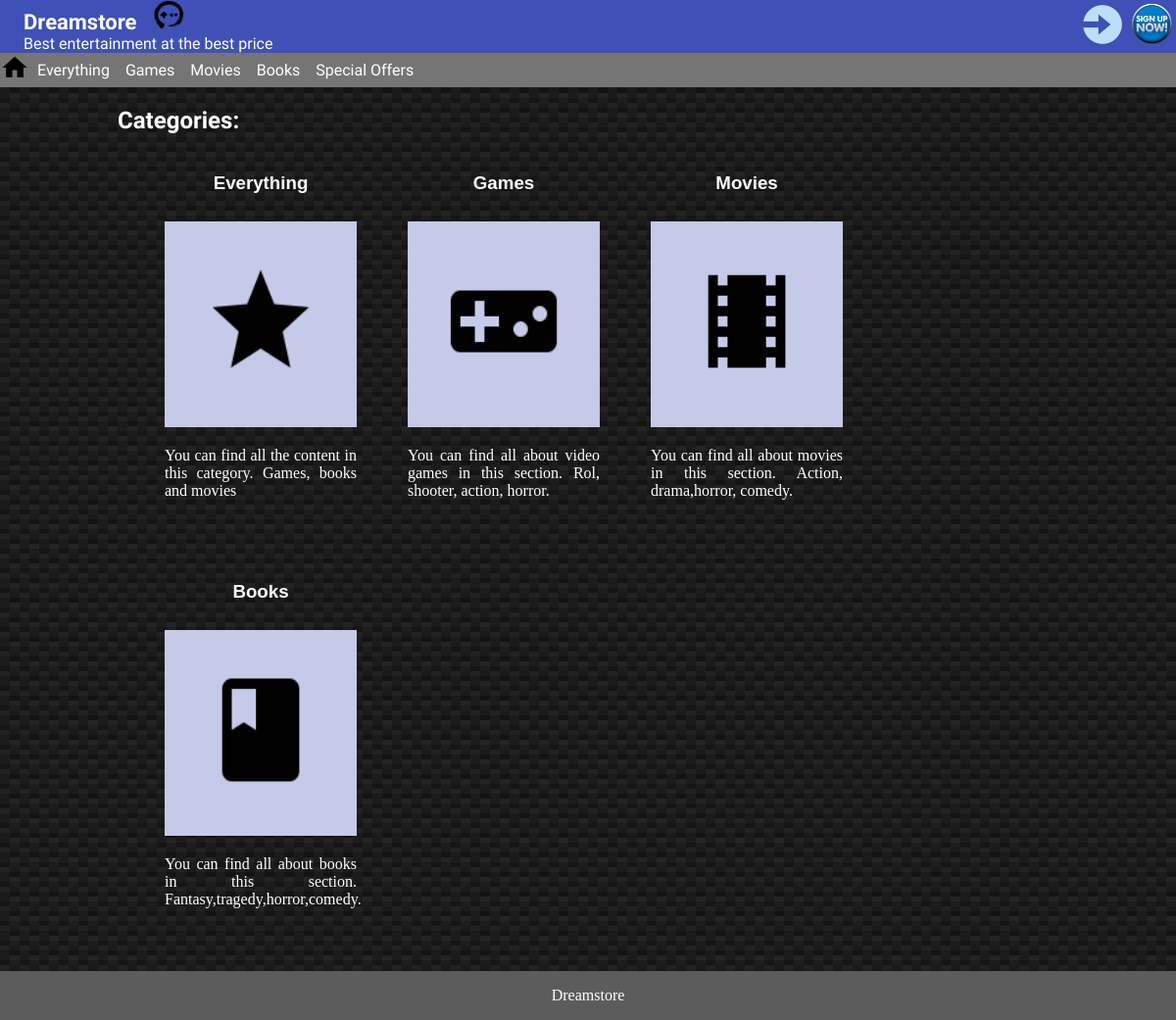
The app's page /tdiw/index.php with its own data.
### tables this page shows
CREATE TABLE `category` (
  `id` int(11) NOT NULL,
  `name` varchar(255) NOT NULL,
  `description` varchar(500) NOT NULL,
  `image` varchar(255) NOT NULL,
  `image_type` varchar(255) NOT NULL
);

### tdiw/controllers/categories.php (called while the page is built, shortened)
<?php
include __DIR__.'/../models/categories.php';
$categories = getCategories();
include __DIR__.'/../views/categories.php';

### tdiw/models/categories.php (called while the page is built, shortened)
<?php
function getCategories(){
	$dbh = connect();
	$sql_query = $dbh->prepare("SELECT * FROM category");
	$sql_query->execute();
	while($result = $sql_query->fetch(PDO::FETCH_ASSOC)){
		$categories[] = $result;
	}
    return $categories;
}

### tdiw/views/categories.php (the view, shortened to what this page needs)
<!DOCTYPE html>
<html>
<body>
	<?php
		include __DIR__.'/../views/header.php';
	?>
	<section class="categories">
		<h2>Categories:</h2>
        <?php foreach ($categories as $index => $category): ?>
        <div class="categoryContainer">
            <a class="showProducts">
                <h3><?php echo $category['name'] ?></h3>
                <div class="Category" id="category<?php echo $index+1;?>" data-value="<?php echo $category['id']; ?>">
                    <img class="iconCategory" src="views/resources/img/<?php echo $category['image'] ?>.<?php echo $category['image_type']?>" />
                </div>
            </a>
            <p><?php echo $category['description']?></p>
        </div>
        <?php endforeach; ?>
	</section>
</body>
</html>

### tdiw/index.php (shortened to what this page needs)
<?php
$action = $_GET['action'];
switch ($action) {
	default:
		include __DIR__.'/controllers/categories.php';
	break;
}

### tdiw/views/header.php (shortened to what this page needs)
<header>
    <h1>Dreamstore</h1>
    <a class="login" href="index.php?action=sign-up"><img src="views/resources/img/signup.png" ></a>
    <?php
    if(isset($_SESSION['email'])){ ?>
        <div class="login">
            <img id="menuProfile" src="views/resources/img/logged.png" >
            <ul class="userMenu">
                <li><a href="#">El meu compte.</a></li><br/>
                <li><a href="#">Les meves compres.</a></li><br/>
                <li><a href="index.php?action=log-out">Tancar sessió.</a></li><br/>
            </ul>
        </div>
        <span id="cart" class="login" href=""><img src="views/resources/img/cart.png" ></span>
        <?php
    }else {
        ?>
        <a class="login" href="index.php?action=sign-in"><img src="views/resources/img/login.png" ></a>
        <?php
    }
    ?>
    <img src="views/resources/img/logo.png" class="logo"/><br>
	<span>Best entertainment at the best price</span>
	<nav>
		<ul>
			<li><a class="homeButton" href="index.php"><img src="views/resources/img/home.png"></a></li>
			<li><a href="#">Everything</a></li>
			<li><a href="#">Games</a>
			</li>
			<li><a href="#">Movies</a>
			</li>
			<li><a href="#">Books</a>
			</li>
			<li><a href="#">Special Offers</a></li>
		</ul>
	</nav>
</header>

### tdiw/views/resources/css/index.css (style rules this page uses)
body { margin: 0; background: linear-gradient(27deg, #151515 5px, transparent 5px) 0 5px, linear-gradient(207deg, #151515 5px, transparent 5px) 10px 0px, linear-gradient(27deg, #222 5px, transparent 5px) 0px 10px, linear-gradient(207deg, #222 5px, transparent 5px) 10px 5px, linear-gradient(90deg, #1b1b1b 10px, transparent 10px), linear-gradient(#1d1d1d 25%, #1a1a1a 25%, #1a1a1a 50%, transparent 50%, transparent 75%, #242424 75%, #242424); background-color: #131313; background-size: 20px 20px; color: white; }
header { margin: 0; background: #3F51B5; }
header h1 { margin:0; font-family: 'Rock Salt'; font-size: 22px; color:white; margin-left: 2%; display: inline; }
header span { color:white; font-family: 'Saira Semi Condensed'; margin-left: 2%; }
header nav { background: #757575; font-family: 'Amiko'; }
header ul { list-style-type: none; margin: 0; padding: 0; overflow: hidden; }
header li { float: left; }
nav a { display: block; color:white; padding: 8px; text-decoration: none; }
footer { padding-top: 1rem; padding-bottom: 1rem; background-color: #5C5C5C; color: white; text-align: center; }
header img { width: 50px; height:50px; }
.logo { width: 60px; display: inline; height: 30px; }
h2 { color:white; font-family: 'Amiko'; }
.categories { width: 80%; margin: 0 auto; }
.Category { background: #C5CAE9; margin-top: 5%; display:inline-block; border:0; width:196px; height:210px; position: relative; -webkit-transition: all 200ms ease-in; -webkit-transform: scale(1); -ms-transition: all 200ms ease-in; -ms-transform: scale(1); -moz-transition: all 200ms ease-in; -moz-transform: scale(1); transition: all 200ms ease-in; transform: scale(1); }
.Category img { width: 60%; height: 60%; margin-left: 20%; margin-top: 20%; }
.iconCategory { position: absolute; width: 40%; }
.login { float:right; display: inline; }
.categoryContainer { width:196px; display: inline-block; margin-left: 5%; margin-bottom: 5%; }
.categoryContainer p { text-align: justify; }
.categoryContainer h3 { font-family: sans-serif; text-align: center; }
.categoryContainer a { text-decoration: none; color: white; }
nav img { width: 30px; height: 30px; }
.homeButton { padding: 0px; }

### tdiw/views/resources/css/products.css (style rules this page uses)
section { width: 100%; }
*, *:before, *:after { box-sizing: border-box; }

### tdiw/views/resources/css/productDetail.css (style rules this page uses)
footer { clear:both; }

### records on screen
category: name "Everything", image (picture), description "You can find all the content in this category. Games, books and movies"
category: name "Games", image (picture), description "You can find all about video games in this section. Rol, shooter, action, horror."
category: name "Movies", image (picture), description "You can find all about movies in this section. Action, drama,horror, comedy."
category: name "Books", image (picture), description "You can find all about books in this section. Fantasy,tragedy,horror,comedy."
